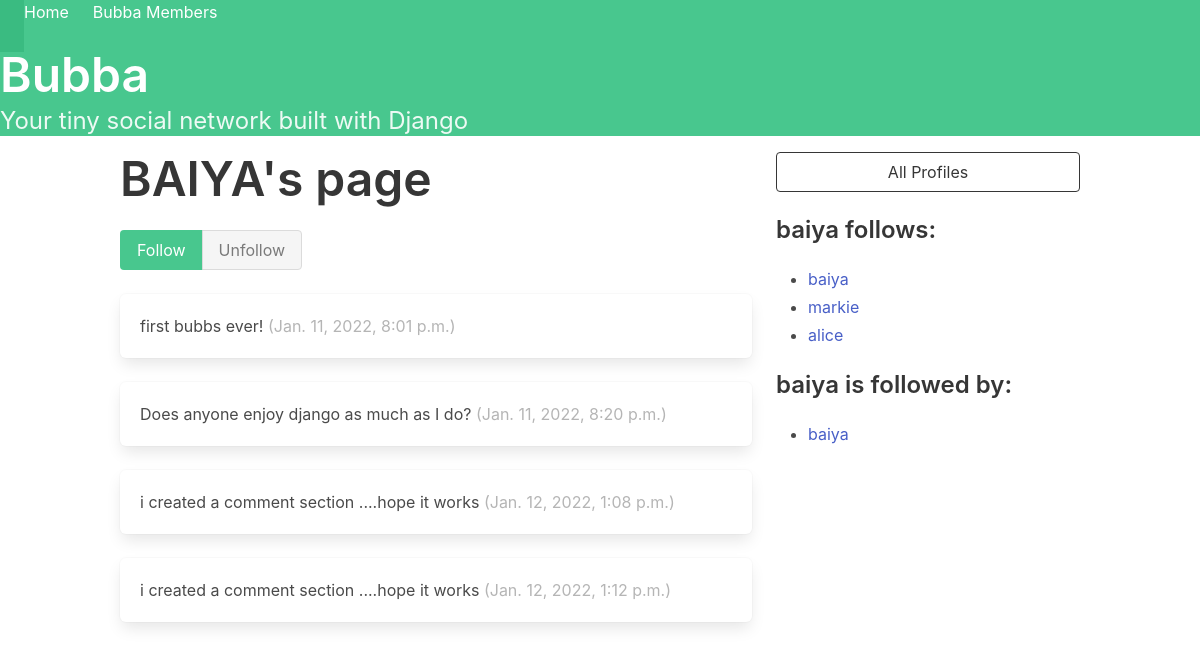
Page /profile/6 on the committed database.
### bubba/models.py (models this page shows, shortened)
class Profile(models.Model):
    user=models.OneToOneField(User,on_delete=models.CASCADE)
    follows=models.ManyToManyField(
        "self",
        related_name="followed_by",
        symmetrical=False,#users can follow someone without them following back
        blank=True #users don't need to follow anyone
    )
    def __str__(self):
        return self.user.username

class Bubbas(models.Model):
    user=models.ForeignKey(User,related_name="bubbs",on_delete=models.DO_NOTHING)
    body=models.CharField(max_length=140)
    created_at=models.DateTimeField(auto_now_add=True)

### bubba/views.py (the view, shortened to what this page needs)
# urls.py: path("profile/<int:pk>",profile,name="profile"),
def profile(request,pk):
    profile=Profile.objects.get(pk=pk)
    context={'profile':profile}
    return render(request,"bubba/profile.html",context)

### bubba/templates/bubba/profile.html (shortened to what this page needs)
{% extends 'base.html' %}
{% block content %}
<div class="column">
    <div class="block">
    <h1 class="title is-1">
        {{profile.user.username|upper}}'s page
    </h1>
    <form method="post">
        <div class="buttons has-addons">
            {% if profile in user.profile.follows.all %}
            <button class="button is-success is-static">Follow</button>
            <button class="button is-danger"name="follow" value="unfollow">Unfollow</button>
        {% else %}
            <button class="button is-success"name="follow" value="follow">Follow</button>
            <button class="button is-danger is-static">Unfollow</button>
        {% endif %}
        </div>
    </form>
</div>
<div class="content">
    {% for bubb in profile.user.bubbs.all %}
        <div class="box">
            {{ bubb.body }}
            <span class="is-small has-text-grey-light">
                ({{ bubb.created_at }})
            </span>
        </div>
    {% endfor %}
</div>
</div>
<div class="column is-one-third">
    <div class="block">
        <a href="/profile_list/">
            <button class="button is-dark is-outlined is-fullwidth">
                All Profiles
            </button>
        </a>
    </div>
    <div class="block">
        <h3 class="title is-4">
            {{profile.user.username}} follows:
        </h3>
        <div class="content">
            <ul>
            {% for following in profile.follows.all %}
                <li>
                    <a href="{% url 'profile' following.id %}">
                        {{ following }}
                    </a>
                </li>
            {% endfor %}
            </ul>
        </div>
    </div>
    <div class="block">
        <h3 class="title is-4">
            {{profile.user.username}} is followed by:
        </h3>
        <div class="content">
            <ul>
            {% for follower in profile.followed_by.all %}
                <li>
                    <a href="{% url 'profile' follower.id %}">
                        {{ follower }}
                    </a>
                </li>
            {% endfor %}
            </ul>
        </div>
    </div>
</div>
{% endblock content %}

### rows in the picture
Profile: user.username "BAIYA", user.username "baiya"
Bubbas: body "first bubbs ever!", created_at "Jan. 11, 2022, 8:01 p.m."
Bubbas: body "Does anyone enjoy django as much as I do?", created_at "Jan. 11, 2022, 8:20 p.m."
Bubbas: body "i created a comment section ....hope it works", created_at "Jan. 12, 2022, 1:08 p.m."
Bubbas: body "i created a comment section ....hope it works", created_at "Jan. 12, 2022, 1:12 p.m."
Profile: user.username "markie"
Profile: user.username "alice"
